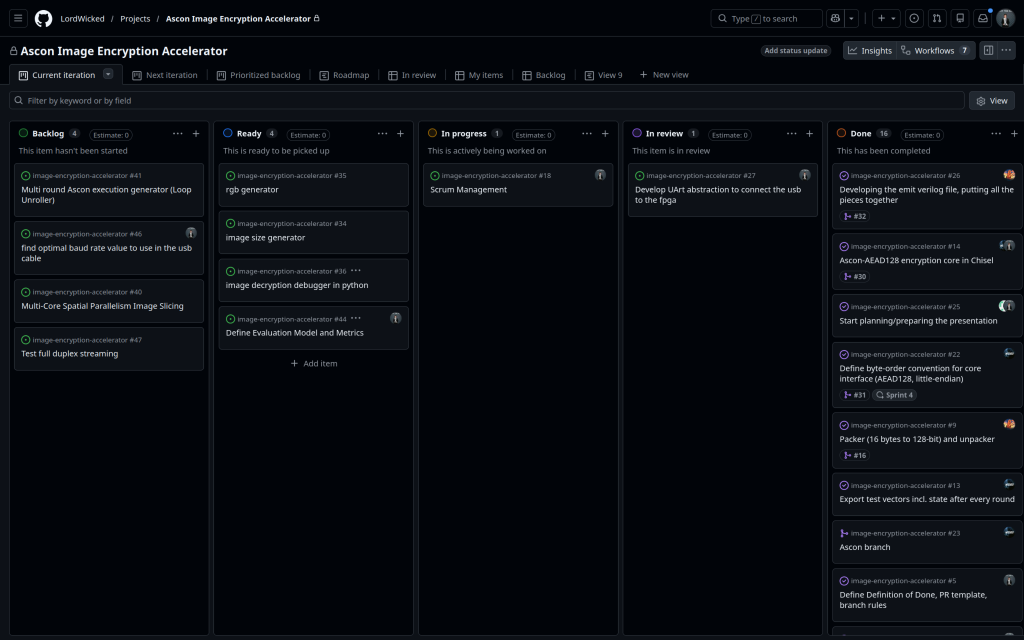
#> input picture assets/before_5week.png, 3072 x 1920 px (shown at 1/3 size)
$ python make_test_video.py ../assets/before_5week.png
#> lines starting #> are read from the running program, lines starting #| are printed output that depends on the picture
# makes a 10 s test video for video.py, for when there is no camera. Slow pan over a picture
# with a moving ball and the frame number, so something is always moving
#
#   python tools/make_test_video.py                 uses assets/128x128-pixel-art.jpg
#   python tools/make_test_video.py my_photo.jpg
# writes output/video/test.mp4, then run python tools/video.py output/video/test.mp4
import os, sys
import cv2
import numpy as np

HERE = os.path.dirname(os.path.abspath(__file__))
photo_path = sys.argv[1] if len(sys.argv) > 1 else os.path.join(HERE, "..", "assets", "128x128-pixel-art.jpg")
photo = cv2.imread(photo_path)
#> photo is the input picture: shape (1920, 3072, 3); mean B, G, R 18.7, 13.2, 9.7
if photo is None:
    sys.exit(f"can not read {photo_path}")
S, FPS, N = 360, 30, 300
h, w = photo.shape[:2]
#> h = 1920; w = 3072
if w < h * 1.5:  # stretch it so there is something to pan over
    photo = cv2.resize(photo, (int(h * 1.8), h))
    h, w = photo.shape[:2]

out_dir = os.path.join(HERE, "..", "output", "video")
os.makedirs(out_dir, exist_ok=True)
out = cv2.VideoWriter(os.path.join(out_dir, "test.mp4"), cv2.VideoWriter_fourcc(*"mp4v"), FPS, (S, S))
for i in range(N):
    x = int((w - h) * (0.5 - 0.5 * np.cos(2 * np.pi * i / N)))  # pan left -> right -> left
    frame = cv2.resize(photo[:, x:x + h], (S, S))
    cx = int(S / 2 + S / 3 * np.cos(2 * np.pi * i / 90))
    cy = int(S / 2 + S / 3 * np.sin(2 * np.pi * i / 90))
    cv2.circle(frame, (cx, cy), 40, (40, 120, 255), -1)
    cv2.putText(frame, f"{i:03d}", (20, 60), cv2.FONT_HERSHEY_SIMPLEX, 1.8, (255, 255, 255), 5)
    out.write(frame)
#> this loop made 300 passes
#> pass 1, `frame = cv2.resize(photo[:, x:x + h], (S, S))`:
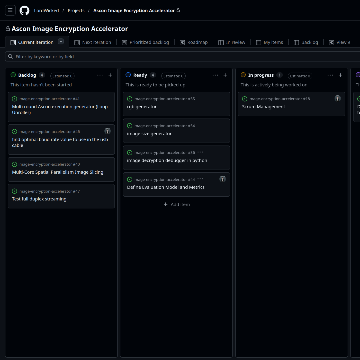
#> frame: shape (360, 360, 3); mean B, G, R 17.1, 11.8, 8.3
#> after the loop:
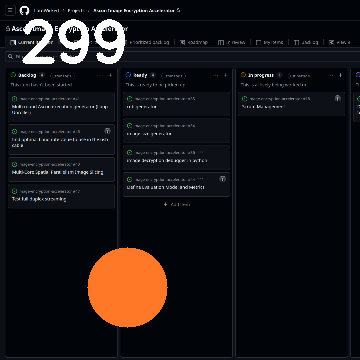
#> frame: shape (360, 360, 3); mean B, G, R 22.1, 20.2, 22.1
out.release()
print("wrote output/video/test.mp4")

$ run again, on assets/before_7week.png
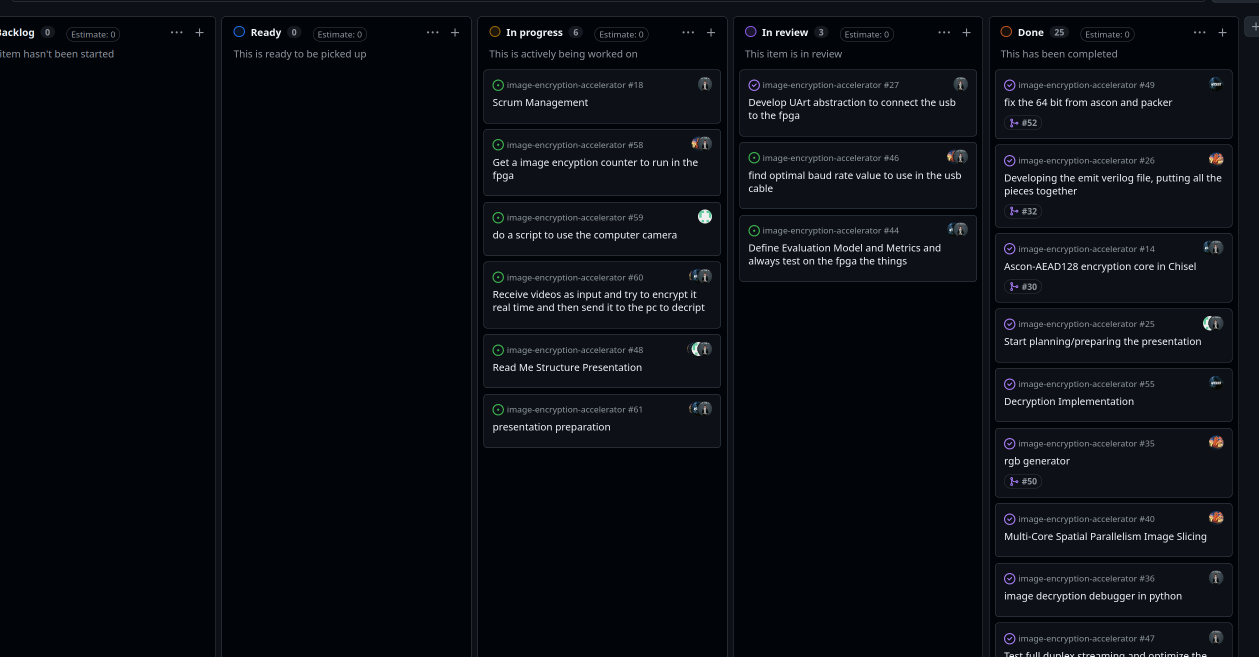
#> input picture assets/before_7week.png, 2518 x 1313 px (shown at 1/2 size)
#> photo is the input picture: shape (1313, 2518, 3); mean B, G, R 18.5, 13.1, 9.6
#> the loop `for i in range(N):` made 300 passes
#> pass 1, `frame = cv2.resize(photo[:, x:x + h], (S, S))`:
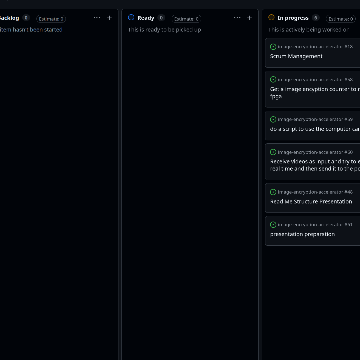
#> frame: shape (360, 360, 3); mean B, G, R 14.1, 9, 5.6
#> after the loop `for i in range(N):`:
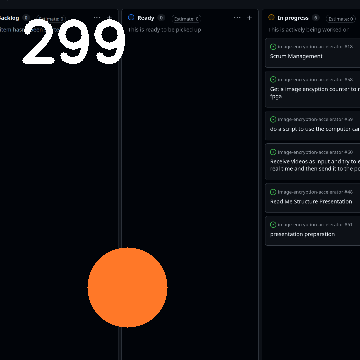
#> frame: shape (360, 360, 3); mean B, G, R 19.4, 17.6, 19.7
